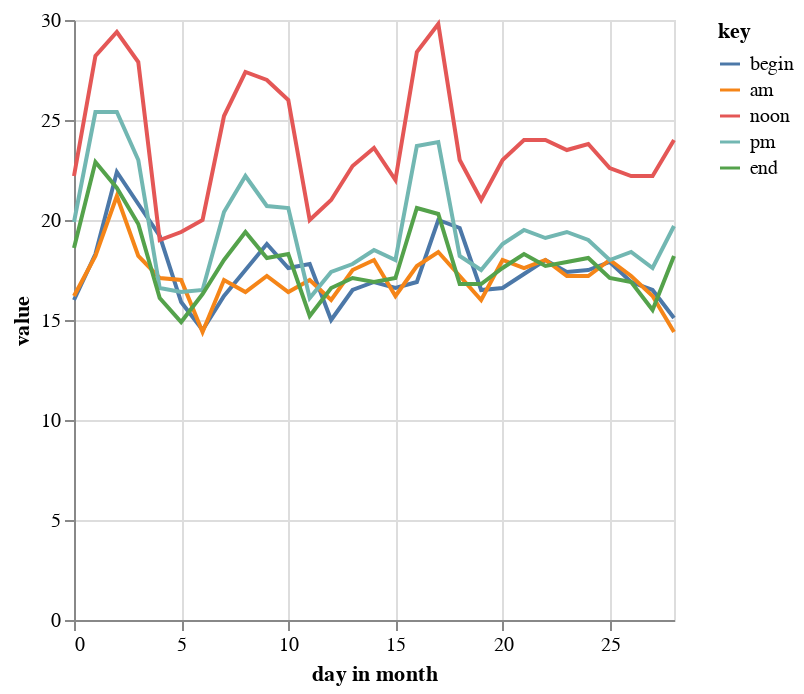

Here is the notebook cell this chart was saved with:
### Code cell
alt.Chart(tdf).transform_fold(
tdf.columns[1:],
).mark_line().encode(
    x='day in month:Q',
    y='value:Q',
    color=alt.Color('key:N').sort(tdf.columns[1:])
)

### Figure 1 — Vega-Lite specification as saved in the notebook (floating-point values rounded to 4 significant figures)
{"config": {"view": {"continuousWidth": 300, "continuousHeight": 300}}, "data": {"name": "data-ca6ffc6eadcb11dbae3bf2cc29641f7c"}, "mark": {"type": "line"}, "encoding": {"color": {"field": "key", "sort": ["begin", "am", "noon", "pm", "end"], "type": "nominal"}, "x": {"field": "day in month", "type": "quantitative"}, "y": {"field": "value", "type": "quantitative"}}, "transform": [{"fold": ["begin", "am", "noon", "pm", "end"]}], "$schema": "https://vega.github.io/schema/vega-lite/v5.20.1.json", "datasets": {"data-ca6ffc6eadcb11dbae3bf2cc29641f7c": [{"day in month": 0, "begin": 16.0, "am": 16.2, "noon": 22.2, "pm": 19.9, "end": 18.6}, {"day in month": 1, "begin": 18.3, "am": 18.2, "noon": 28.2, "pm": 25.4, "end": 22.9}, {"day in month": 2, "begin": 22.4, "am": 21.2, "noon": 29.4, "pm": 25.4, "end": 21.6}, {"day in month": 3, "begin": 20.8, "am": 18.2, "noon": 27.9, "pm": 23.0, "end": 19.8}, {"day in month": 4, "begin": 19.2, "am": 17.1, "noon": 19.0, "pm": 16.6, "end": 16.1}, {"day in month": 5, "begin": 15.9, "am": 17.0, "noon": 19.4, "pm": 16.4, "end": 14.9}, {"day in month": 6, "begin": 14.5, "am": 14.4, "noon": 20.0, "pm": 16.5, "end": 16.3}, {"day in month": 7, "begin": 16.2, "am": 17.0, "noon": 25.2, "pm": 20.4, "end": 18.0}, {"day in month": 8, "begin": 17.5, "am": 16.4, "noon": 27.4, "pm": 22.2, "end": 19.4}, {"day in month": 9, "begin": 18.8, "am": 17.2, "noon": 27.0, "pm": 20.7, "end": 18.1}, {"day in month": 10, "begin": 17.6, "am": 16.4, "noon": 26.0, "pm": 20.6, "end": 18.3}, {"day in month": 11, "begin": 17.8, "am": 17.0, "noon": 20.0, "pm": 16.1, "end": 15.2}, {"day in month": 12, "begin": 15.0, "am": 16.0, "noon": 21.0, "pm": 17.4, "end": 16.6}, {"day in month": 13, "begin": 16.5, "am": 17.5, "noon": 22.7, "pm": 17.8, "end": 17.1}, {"day in month": 14, "begin": 16.9, "am": 18.0, "noon": 23.6, "pm": 18.5, "end": 16.9}, {"day in month": 15, "begin": 16.6, "am": 16.2, "noon": 22.0, "pm": 18.0, "end": 17.1}, {"day in month": 16, "begin": 16.9, "am": 17.7, "noon": 28.4, "pm": 23.7, "end": 20.6}, {"day in month": 17, "begin": 20.0, "am": 18.4, "noon": 29.8, "pm": 23.9, "end": 20.3}, {"day in month": 18, "begin": 19.6, "am": 17.2, "noon": 23.0, "pm": 18.2, "end": 16.8}, {"day in month": 19, "begin": 16.5, "am": 16.0, "noon": 21.0, "pm": 17.5, "end": 16.8}, {"day in month": 20, "begin": 16.6, "am": 18.0, "noon": 23.0, "pm": 18.8, "end": 17.6}, {"day in month": 21, "begin": 17.3, "am": 17.6, "noon": 24.0, "pm": 19.5, "end": 18.3}, {"day in month": 22, "begin": 18.0, "am": 18.0, "noon": 24.0, "pm": 19.1, "end": 17.7}, {"day in month": 23, "begin": 17.4, "am": 17.2, "noon": 23.5, "pm": 19.4, "end": 17.9}, {"day in month": 24, "begin": 17.5, "am": 17.2, "noon": 23.8, "pm": 19.0, "end": 18.1}, {"day in month": 25, "begin": 17.9, "am": 18.0, "noon": 22.6, "pm": 18.0, "end": 17.1}, {"day in month": 26, "begin": 16.9, "am": 17.2, "noon": 22.2, "pm": 18.4, "end": 16.9}, {"day in month": 27, "begin": 16.5, "am": 16.2, "noon": 22.2, "pm": 17.6, "end": 15.5}, {"day in month": 28, "begin": 15.1, "am": 14.4, "noon": 24.0, "pm": 19.7, "end": 18.2}]}}
